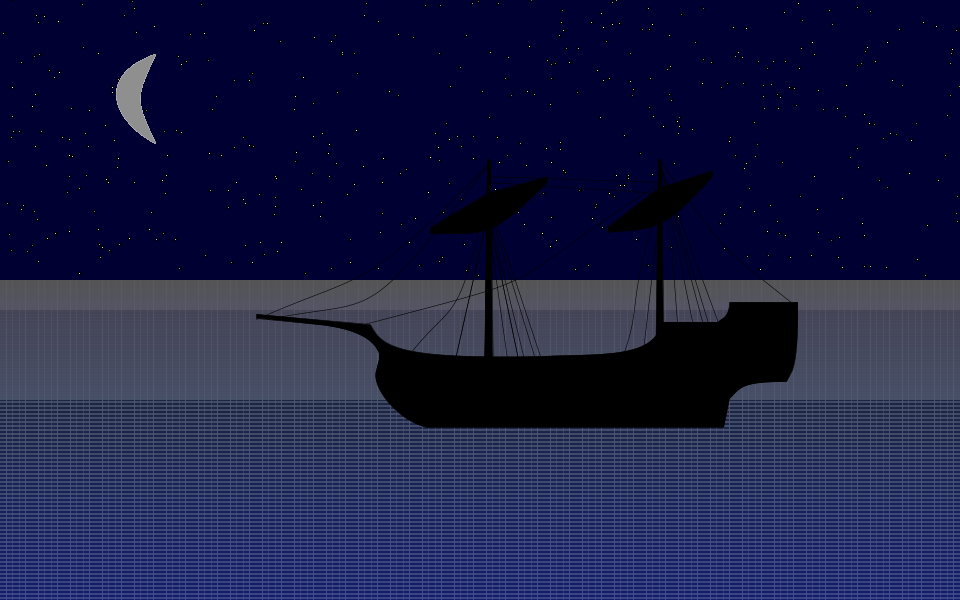
Frame 1 (no input)
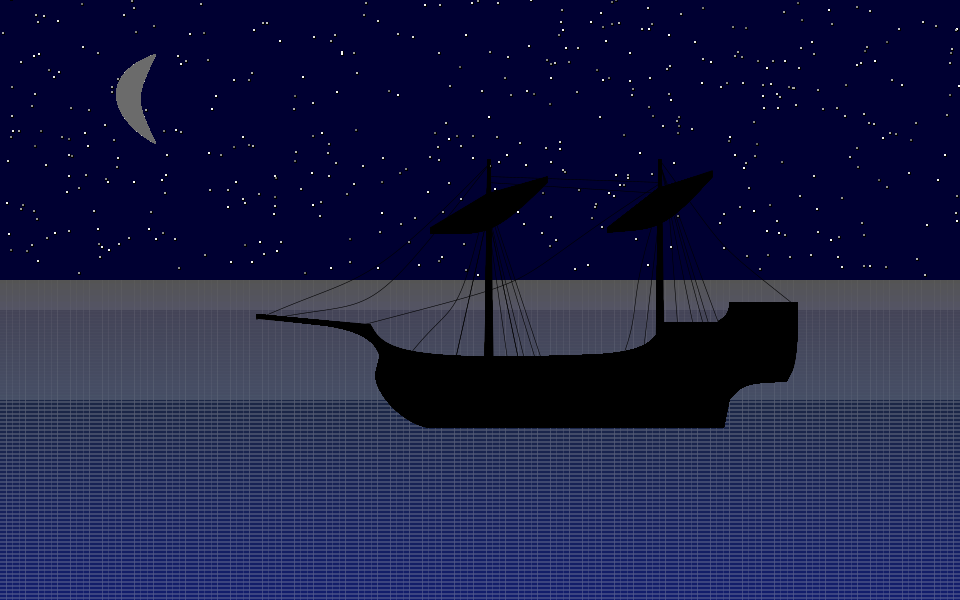
Frame 60 (the mouse pressed at the canvas centre just before this capture)
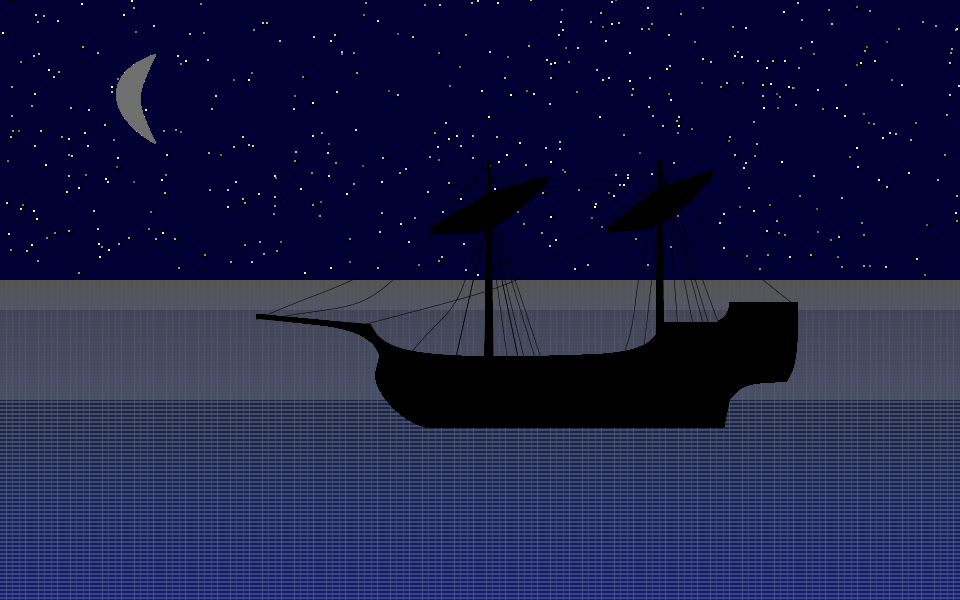
Frame 120 (the mouse held since frame 60 and released just before this capture)

The Processing sketch that drew these frames (run headless with seeded random() and noise(); from frame 60 on, the mouse is pressed at the canvas centre):

// Processing sketch: Lab7_Carter_Tracy_Phillip
// ── Lab7_Carter_Tracy_Phillip.pde


float spdX = 0, spdY = 0;
float rows = 150;
float cols = 150;

int[] starX = new int[1500];
int[] starY = new int[1500];
color[] starColor = new color[1000];
color[] MoonColor = new color[500];




void setup() {
  size(960, 600);
  background(0,0,50);
  for (int i = 0; i < 1000; i++) {
    starX[i] =(int)random(width);
    starY[i] = (int)random(height) ;
    starColor[i] = color((int)random(100,255));
    
  } 
  
 for (int i = 0; i < 500; i++) {
    MoonColor[i] = color((int)random(100, 255));
  }

     
 fill(205,205,205);
 noStroke();
 rect(0,280, 960,500);
 
 //water 
 drawGradient(25, 25, 50, 28, 39, 69, 0, 310, 90);
 drawGradient(25, 25, 25, 25, 25, 50, 0, 280, 30); 
 drawGradient(28, 39, 69, 18, 29, 109, 0, 400, 200);


      
      


  
 
 
 
 
 

  }


// ── Boat.pde
void boat(int xT, int yT, float C ) { 
//the masts2 and sails 
  pushMatrix();
  scale( C);
  smooth();
  translate(xT, yT);

  fill(0);
  beginShape();
  vertex (615, 395); 
  vertex (610, 10);
  vertex (605, 10);
  vertex (600, 395); 
  endShape(CLOSE);

  beginShape();
  vertex (315, 395); 
  vertex (310, 10);
  vertex (305, 10);
  vertex (300, 395); 
  endShape(CLOSE);

  beginShape();
  vertex (310, 395); 
  vertex (310, 10);
  vertex (305, 10);
  vertex (300, 395); 
  endShape(CLOSE);


//the boat
  beginShape();
  vertex (610, 295); 
  bezierVertex(600, 360, 500, 350, 400, 355);
  vertex (400, 355);  
  bezierVertex(150, 360, 120, 340, 100, 300);
  vertex (100, 300);  
  vertex (-100, 281);  
  vertex (-100, 288);  
  vertex (10, 300);
  bezierVertex(100, 310, 110, 340, 115, 350);
  vertex (115, 360);
  vertex (110, 380);
  bezierVertex(100, 410, 150, 470, 200, 480);
  vertex (200, 480);  
  vertex (720, 480);
  vertex (730, 430);
  bezierVertex(750, 410, 750, 400, 830, 400 );
  vertex(840, 380);
  bezierVertex(850, 350, 850, 300, 850, 260 );
  vertex(780, 260);
  vertex(730, 260);
  bezierVertex(730, 290, 710, 290, 710, 295);
  vertex (710, 295); 
  vertex (610, 295); 
  vertex (710, 295); 
  endShape(CLOSE);


//the masts
  beginShape();
  vertex (410, 40);
  vertex (305, 70);
  vertex (205, 130);
  vertex (205, 140); 
  bezierVertex(300, 140, 310, 150, 410, 50);
  vertex (410, 50); 
  endShape(CLOSE);

  beginShape();
  vertex (700, 30);
  vertex (605, 60);
  vertex (515, 130);
  vertex (515, 138);
  bezierVertex(600, 130, 610, 140, 700, 40);
  vertex (700, 40);
  endShape(CLOSE);



//the rigging 

  noFill();
  strokeWeight(1);
  bezier(305, 20, 80, 250, 90, 205, -100, 290);
  bezier(305, 22, 80, 310, 120, 250, -80, 290);
  bezier(305, 75, 250, 310, 250, 250, 170, 350);

  line(305, 75, 400, 360);
  line(305, 85, 390, 360);
  line(305, 95, 370, 360);
  line(305, 100, 360, 360);
  line(305, 100, 360, 360);
  line(305, 110, 340, 360);
  line(305, 110, 250, 360);

  line(305, 110, 250, 360);

  line(305, 40, 610, 50);
  line(305, 50, 610, 70); 

  bezier(610, 50, 300, 250, 450, 205, 90, 300);

  bezier(610, 75, 530, 310, 600, 250, 500, 450);
  line(610, 75, 570, 420); 
  line(610, 25, 720, 320); 
  line(610, 25, 700, 320); 
  line(610, 25, 690, 320); 
  line(610, 25, 670, 320); 
  line(625, 110, 640, 320); 

  bezier(610, 15, 730, 180, 700, 150, 850, 270);
  popMatrix();
}


// ── Gradient.pde

void drawGradient(int r1, int g1, int b1, int r2, int g2, int b2, int xT, int yT, int xH)
{
  noStroke();
  pushMatrix();
  float cellW = 960/cols;
  float cellH = xH/rows;
  float k = 0;
  translate(xT, yT);
  float rColorRatio = (r2-r1)/(rows*cols);
  float gColorRatio = (g2-g1)/(rows*cols);
  float bColorRatio = (b2-b1)/(rows*cols);
  
  for (int i=0; i<rows; i++) {
    for (int j=0; j<cols; j++) {
      fill(r1+k*rColorRatio, g1+k*gColorRatio, b1+k*bColorRatio);
      rect(cellW*j, cellH*i, cellW, cellH);
      k+= 1;

    }
  }
  popMatrix();
  stroke(.1);
}


// ── Stars.pde
/* 
The stars code was adappted from Charlie McDowell's code
*/


void stars(int xT, int yT, int xH, int s, int ss ){ 
 pushMatrix();
    translate(xT, yT);
    
    for (int i = 0; i < 1000; i++) {
      if (random(10) < 1) {
      starColor[i] = (int)random(100,255);
    }
    fill(starColor[i]);
    rect(starX[i] , starY[i] -325, s, ss);
  }
 

  
 popMatrix();
  
  
  
}  

// ── draw.pde
void draw() {
  stars( 0, 0, 10, 2, 2);
  


  strokeWeight(1);
  fill(255);
  strokeJoin(ROUND);
  boat(550, 270, .57);
  moon(20,30,.3);
}


// ── moon.pde
void moon(int xF, int yF, float s) {
  pushMatrix();
  scale( s);
  translate(xF, yF);
  for (int j = 0; j < 500; j++) {

    if (random(10) < 1) {
      MoonColor[j] = (int)random(100, 115);
    }
    noStroke();
    fill(MoonColor[j], 500);
    beginShape();
    vertex (500, 150); 
    bezierVertex(300, 220, 350, 370, 500, 450);
    vertex (500, 450);
    bezierVertex(430, 300, 430, 300, 500, 150);
    endShape();
  }
  popMatrix();
}
